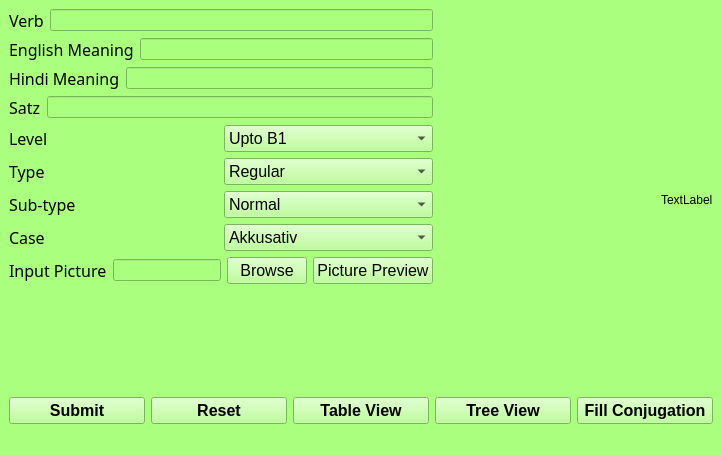
<?xml version="1.0" encoding="UTF-8"?>
<ui version="4.0">
 <class>MainWindow</class>
 <widget class="QMainWindow" name="MainWindow">
  <property name="geometry">
   <rect>
    <x>0</x>
    <y>0</y>
    <width>722</width>
    <height>455</height>
   </rect>
  </property>
  <property name="windowTitle">
   <string>Insert Verb</string>
  </property>
  <property name="styleSheet">
   <string notr="true">background-color: rgb(170, 255, 127);</string>
  </property>
  <widget class="QWidget" name="centralwidget">
   <layout class="QVBoxLayout" name="verticalLayout_2">
    <item>
     <layout class="QHBoxLayout" name="horizontalLayout_12">
      <item>
       <layout class="QVBoxLayout" name="verticalLayout">
        <item>
         <layout class="QHBoxLayout" name="horizontalLayout">
          <item>
           <widget class="QLabel" name="insert_verb_verb_label">
            <property name="font">
             <font>
              <family>Rockwell</family>
              <pointsize>12</pointsize>
             </font>
            </property>
            <property name="text">
             <string>Verb</string>
            </property>
           </widget>
          </item>
          <item>
           <widget class="QLineEdit" name="insert_verb_mverb_lineEdit"/>
          </item>
         </layout>
        </item>
        <item>
         <layout class="QHBoxLayout" name="horizontalLayout_3">
          <item>
           <widget class="QLabel" name="insert_verb_engmeaning_label">
            <property name="font">
             <font>
              <family>Rockwell</family>
              <pointsize>12</pointsize>
             </font>
            </property>
            <property name="text">
             <string>English Meaning</string>
            </property>
           </widget>
          </item>
          <item>
           <widget class="QLineEdit" name="insert_verb_engmeaning_lineEdit"/>
          </item>
         </layout>
        </item>
        <item>
         <layout class="QHBoxLayout" name="horizontalLayout_4">
          <item>
           <widget class="QLabel" name="insert_verb_hindimeaning_label">
            <property name="font">
             <font>
              <family>Rockwell</family>
              <pointsize>12</pointsize>
             </font>
            </property>
            <property name="text">
             <string>Hindi Meaning</string>
            </property>
           </widget>
          </item>
          <item>
           <widget class="QLineEdit" name="insert_verb_hindimeaning_lineEdit"/>
          </item>
         </layout>
        </item>
        <item>
         <layout class="QHBoxLayout" name="horizontalLayout_5">
          <item>
           <widget class="QLabel" name="insert_verb_satz_label">
            <property name="font">
             <font>
              <family>Rockwell</family>
              <pointsize>12</pointsize>
             </font>
            </property>
            <property name="text">
             <string>Satz</string>
            </property>
           </widget>
          </item>
          <item>
           <widget class="QLineEdit" name="insert_verb_satz_lineEdit"/>
          </item>
         </layout>
        </item>
        <item>
         <layout class="QHBoxLayout" name="horizontalLayout_6">
          <item>
           <widget class="QLabel" name="insert_verb_level_label">
            <property name="font">
             <font>
              <family>Rockwell</family>
              <pointsize>12</pointsize>
             </font>
            </property>
            <property name="text">
             <string>Level</string>
            </property>
           </widget>
          </item>
          <item>
           <widget class="QComboBox" name="insert_verb_level_comboBox">
            <property name="font">
             <font>
              <pointsize>12</pointsize>
             </font>
            </property>
            <item>
             <property name="text">
              <string>Upto B1</string>
             </property>
            </item>
            <item>
             <property name="text">
              <string>Above B1</string>
             </property>
            </item>
           </widget>
          </item>
         </layout>
        </item>
        <item>
         <layout class="QHBoxLayout" name="horizontalLayout_7">
          <item>
           <widget class="QLabel" name="insert_verb_type_label">
            <property name="font">
             <font>
              <family>Rockwell</family>
              <pointsize>12</pointsize>
             </font>
            </property>
            <property name="text">
             <string>Type</string>
            </property>
           </widget>
          </item>
          <item>
           <widget class="QComboBox" name="insert_verb_type_comboBox">
            <property name="font">
             <font>
              <pointsize>12</pointsize>
             </font>
            </property>
            <item>
             <property name="text">
              <string>Regular</string>
             </property>
            </item>
            <item>
             <property name="text">
              <string>Irregular</string>
             </property>
            </item>
           </widget>
          </item>
         </layout>
        </item>
        <item>
         <layout class="QHBoxLayout" name="horizontalLayout_8">
          <item>
           <widget class="QLabel" name="insert_verb_subtype_label">
            <property name="font">
             <font>
              <family>Rockwell</family>
              <pointsize>12</pointsize>
             </font>
            </property>
            <property name="text">
             <string>Sub-type</string>
            </property>
           </widget>
          </item>
          <item>
           <widget class="QComboBox" name="insert_verb_subtype_comboBox">
            <property name="font">
             <font>
              <pointsize>12</pointsize>
             </font>
            </property>
            <item>
             <property name="text">
              <string>Normal</string>
             </property>
            </item>
            <item>
             <property name="text">
              <string>Trennbar</string>
             </property>
            </item>
            <item>
             <property name="text">
              <string>Double Infinitiv</string>
             </property>
            </item>
            <item>
             <property name="text">
              <string>Modal</string>
             </property>
            </item>
           </widget>
          </item>
         </layout>
        </item>
        <item>
         <layout class="QHBoxLayout" name="horizontalLayout_9">
          <item>
           <widget class="QLabel" name="insert_verb_case_label">
            <property name="font">
             <font>
              <family>Rockwell</family>
              <pointsize>12</pointsize>
             </font>
            </property>
            <property name="text">
             <string>Case</string>
            </property>
           </widget>
          </item>
          <item>
           <widget class="QComboBox" name="insert_verb_case_comboBox">
            <property name="font">
             <font>
              <pointsize>12</pointsize>
             </font>
            </property>
            <item>
             <property name="text">
              <string>Akkusativ</string>
             </property>
            </item>
            <item>
             <property name="text">
              <string>Dativ</string>
             </property>
            </item>
            <item>
             <property name="text">
              <string>Weschel</string>
             </property>
            </item>
           </widget>
          </item>
         </layout>
        </item>
        <item>
         <layout class="QHBoxLayout" name="horizontalLayout_10">
          <item>
           <widget class="QLabel" name="insert_verb_inputpic_label">
            <property name="font">
             <font>
              <family>Rockwell</family>
              <pointsize>12</pointsize>
             </font>
            </property>
            <property name="text">
             <string>Input Picture</string>
            </property>
           </widget>
          </item>
          <item>
           <widget class="QLineEdit" name="insert_verb_inputpic_lineEdit"/>
          </item>
          <item>
           <widget class="QPushButton" name="insert_verb_browse_pushButton">
            <property name="font">
             <font>
              <pointsize>12</pointsize>
             </font>
            </property>
            <property name="text">
             <string>Browse</string>
            </property>
           </widget>
          </item>
          <item>
           <widget class="QPushButton" name="insert_verb_picpreview_pushButton">
            <property name="font">
             <font>
              <pointsize>12</pointsize>
             </font>
            </property>
            <property name="text">
             <string>Picture Preview</string>
            </property>
           </widget>
          </item>
         </layout>
        </item>
        <item>
         <spacer name="verticalSpacer">
          <property name="orientation">
           <enum>Qt::Vertical</enum>
          </property>
          <property name="sizeHint" stdset="0">
           <size>
            <width>20</width>
            <height>40</height>
           </size>
          </property>
         </spacer>
        </item>
       </layout>
      </item>
      <item>
       <spacer name="horizontalSpacer">
        <property name="orientation">
         <enum>Qt::Horizontal</enum>
        </property>
        <property name="sizeHint" stdset="0">
         <size>
          <width>40</width>
          <height>20</height>
         </size>
        </property>
       </spacer>
      </item>
      <item>
       <widget class="QLabel" name="insert_verb_img_label">
        <property name="text">
         <string>TextLabel</string>
        </property>
        <property name="scaledContents">
         <bool>true</bool>
        </property>
       </widget>
      </item>
     </layout>
    </item>
    <item>
     <layout class="QHBoxLayout" name="horizontalLayout_2">
      <item>
       <widget class="QPushButton" name="insert_verb_submit_pushButton">
        <property name="sizePolicy">
         <sizepolicy hsizetype="Minimum" vsizetype="Preferred">
          <horstretch>0</horstretch>
          <verstretch>0</verstretch>
         </sizepolicy>
        </property>
        <property name="font">
         <font>
          <pointsize>12</pointsize>
          <weight>75</weight>
          <bold>true</bold>
         </font>
        </property>
        <property name="text">
         <string>Submit</string>
        </property>
       </widget>
      </item>
      <item>
       <widget class="QPushButton" name="insert_verb_reset_pushButton">
        <property name="sizePolicy">
         <sizepolicy hsizetype="Minimum" vsizetype="Preferred">
          <horstretch>0</horstretch>
          <verstretch>0</verstretch>
         </sizepolicy>
        </property>
        <property name="font">
         <font>
          <pointsize>12</pointsize>
          <weight>75</weight>
          <bold>true</bold>
         </font>
        </property>
        <property name="text">
         <string>Reset</string>
        </property>
       </widget>
      </item>
      <item>
       <widget class="QPushButton" name="insert_verb_tabview_pushButton">
        <property name="sizePolicy">
         <sizepolicy hsizetype="Minimum" vsizetype="Preferred">
          <horstretch>0</horstretch>
          <verstretch>0</verstretch>
         </sizepolicy>
        </property>
        <property name="font">
         <font>
          <pointsize>12</pointsize>
          <weight>75</weight>
          <bold>true</bold>
         </font>
        </property>
        <property name="text">
         <string>Table View</string>
        </property>
        <property name="icon">
         <iconset resource="insert_verbs.qrc">
          <normaloff>:/insert_verbs_table_view/table_view.png</normaloff>:/insert_verbs_table_view/table_view.png</iconset>
        </property>
       </widget>
      </item>
      <item>
       <widget class="QPushButton" name="insert_verb_treeview_pushButton">
        <property name="sizePolicy">
         <sizepolicy hsizetype="Minimum" vsizetype="Preferred">
          <horstretch>0</horstretch>
          <verstretch>0</verstretch>
         </sizepolicy>
        </property>
        <property name="font">
         <font>
          <pointsize>12</pointsize>
          <weight>75</weight>
          <bold>true</bold>
         </font>
        </property>
        <property name="text">
         <string>Tree View</string>
        </property>
        <property name="icon">
         <iconset resource="insert_verbs.qrc">
          <normaloff>:/insert_verbs_tree_view/tree_view.png</normaloff>:/insert_verbs_tree_view/tree_view.png</iconset>
        </property>
       </widget>
      </item>
      <item>
       <widget class="QPushButton" name="insert_verb_conj_pushButton">
        <property name="sizePolicy">
         <sizepolicy hsizetype="Minimum" vsizetype="Preferred">
          <horstretch>0</horstretch>
          <verstretch>0</verstretch>
         </sizepolicy>
        </property>
        <property name="font">
         <font>
          <pointsize>12</pointsize>
          <weight>75</weight>
          <bold>true</bold>
         </font>
        </property>
        <property name="text">
         <string>Fill Conjugation</string>
        </property>
       </widget>
      </item>
     </layout>
    </item>
   </layout>
  </widget>
  <widget class="QMenuBar" name="menubar">
   <property name="geometry">
    <rect>
     <x>0</x>
     <y>0</y>
     <width>722</width>
     <height>21</height>
    </rect>
   </property>
  </widget>
  <widget class="QStatusBar" name="statusbar"/>
 </widget>
 <tabstops>
  <tabstop>insert_verb_mverb_lineEdit</tabstop>
  <tabstop>insert_verb_engmeaning_lineEdit</tabstop>
  <tabstop>insert_verb_hindimeaning_lineEdit</tabstop>
  <tabstop>insert_verb_satz_lineEdit</tabstop>
  <tabstop>insert_verb_level_comboBox</tabstop>
  <tabstop>insert_verb_type_comboBox</tabstop>
  <tabstop>insert_verb_subtype_comboBox</tabstop>
  <tabstop>insert_verb_case_comboBox</tabstop>
  <tabstop>insert_verb_inputpic_lineEdit</tabstop>
  <tabstop>insert_verb_browse_pushButton</tabstop>
  <tabstop>insert_verb_picpreview_pushButton</tabstop>
  <tabstop>insert_verb_submit_pushButton</tabstop>
  <tabstop>insert_verb_reset_pushButton</tabstop>
  <tabstop>insert_verb_tabview_pushButton</tabstop>
  <tabstop>insert_verb_treeview_pushButton</tabstop>
  <tabstop>insert_verb_conj_pushButton</tabstop>
 </tabstops>
 <resources>
  <include location="insert_verbs.qrc"/>
 </resources>
 <connections/>
</ui>
